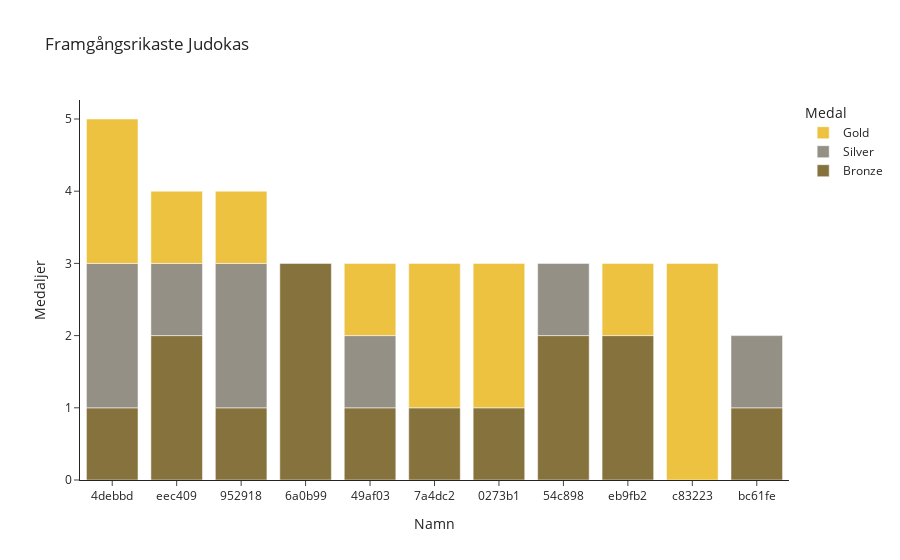

The notebook cell saved with this chart:
### Code cell
fig = px.bar(by_region_and_name, 
              x="Name", y="count", 
              color="Medal",
              title="Framgångsrikaste Judokas", 
              labels=dict(count="Medaljer", region="Land", Name="Namn"), 
              hover_data=dict(Sex=True, region=True), template="simple_white",
              color_discrete_map={ "Gold": '#edc240', "Silver":'#949085', "Bronze":'#85723c'})

fig.update_layout(
                legend_traceorder='reversed',
                xaxis={'categoryorder':'total descending'})

fig.show()

### Figure 1 — Plotly figure (JSON) as saved in the notebook; plotly's stock layout.template omitted (floating-point values rounded to 4 significant figures)
{"data": [{"alignmentgroup": "True", "customdata": [["M", "Canada"], ["F", "Cuba"], ["F", "Cuba"], ["F", "Cuba"], ["M", "France"], ["M", "France"], ["F", "Japan"], ["F", "Netherlands"], ["M", "Netherlands"], ["M", "UK"]], "hovertemplate": "Medal=Bronze<br>Namn=%{x}<br>Medaljer=%{y}<br>Sex=%{customdata[0]}<br>Land=%{customdata[1]}<extra></extra>", "legendgroup": "Bronze", "marker": {"color": "#85723c", "pattern": {"shape": ""}}, "name": "Bronze", "offsetgroup": "Bronze", "orientation": "v", "showlegend": true, "textposition": "auto", "type": "bar", "x": ["bc61fe", "6a0b99", "eec409", "49af03", "7a4dc2", "0273b1", "4debbd", "54c898", "eb9fb2", "952918"], "xaxis": "x", "y": [1, 3, 2, 1, 1, 1, 1, 2, 2, 1], "yaxis": "y"}, {"alignmentgroup": "True", "customdata": [["M", "Canada"], ["F", "Cuba"], ["F", "Cuba"], ["M", "France"], ["F", "Japan"], ["F", "Netherlands"]], "hovertemplate": "Medal=Silver<br>Namn=%{x}<br>Medaljer=%{y}<br>Sex=%{customdata[0]}<br>Land=%{customdata[1]}<extra></extra>", "legendgroup": "Silver", "marker": {"color": "#949085", "pattern": {"shape": ""}}, "name": "Silver", "offsetgroup": "Silver", "orientation": "v", "showlegend": true, "textposition": "auto", "type": "bar", "x": ["bc61fe", "eec409", "49af03", "952918", "4debbd", "54c898"], "xaxis": "x", "y": [1, 1, 1, 2, 2, 1], "yaxis": "y"}, {"alignmentgroup": "True", "customdata": [["F", "Cuba"], ["F", "Cuba"], ["M", "France"], ["M", "France"], ["M", "France"], ["F", "Japan"], ["M", "Japan"], ["M", "Netherlands"]], "hovertemplate": "Medal=Gold<br>Namn=%{x}<br>Medaljer=%{y}<br>Sex=%{customdata[0]}<br>Land=%{customdata[1]}<extra></extra>", "legendgroup": "Gold", "marker": {"color": "#edc240", "pattern": {"shape": ""}}, "name": "Gold", "offsetgroup": "Gold", "orientation": "v", "showlegend": true, "textposition": "auto", "type": "bar", "x": ["eec409", "49af03", "7a4dc2", "0273b1", "952918", "4debbd", "c83223", "eb9fb2"], "xaxis": "x", "y": [1, 1, 2, 2, 1, 2, 3, 1], "yaxis": "y"}], "layout": {"barmode": "relative", "legend": {"title": {"text": "Medal"}, "tracegroupgap": 0, "traceorder": "reversed"}, "title": {"text": "Framgångsrikaste Judokas"}, "xaxis": {"anchor": "y", "categoryorder": "total descending", "domain": [0, 1], "title": {"text": "Namn"}}, "yaxis": {"anchor": "x", "domain": [0, 1], "title": {"text": "Medaljer"}}}}
